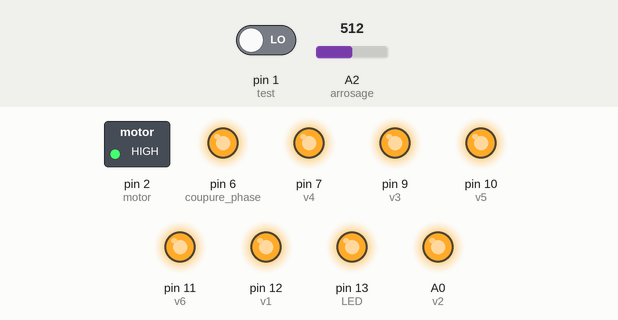
A sketch run on a simulated Arduino Uno, built with avr-gcc and run on an emulated ATmega328P. Shown: switched loads named in the sketch (green lamp = pin HIGH), output pins drawn as LEDs (lit = HIGH). Inputs (shaded band) come from the test bench; at power-on: pin 1 (test) LOW, A2 (arrosage) = 512. The local clock reads 2024-03-15 10:24:30 at power-on unless the sketch sets it.

Above: at 1.2 s.
1.3 s: pin 1 (test) driven HIGH
At 2.4 s:
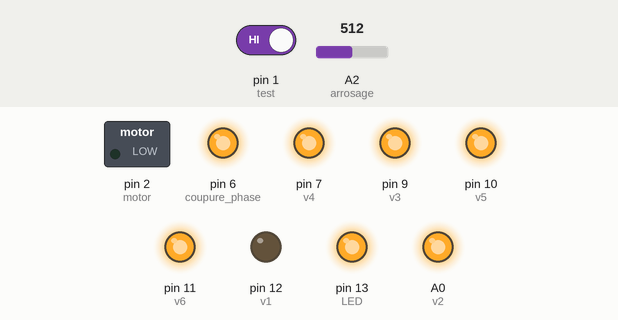
7.3 s: pin 1 (test) driven LOW
At 10.0 s:
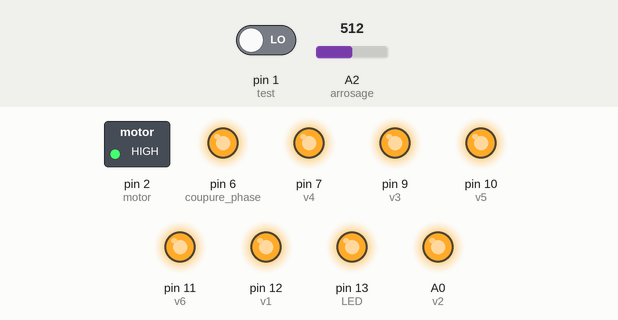
10.3 s: A2 (arrosage) set to 686
11.8 s: A2 (arrosage) set to 708
At 12.8 s:
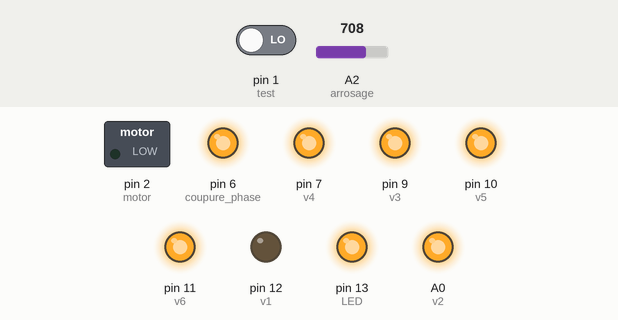
Timing chart, 0 to 14.4 s (numbered marks = the images above; inputs shaded):
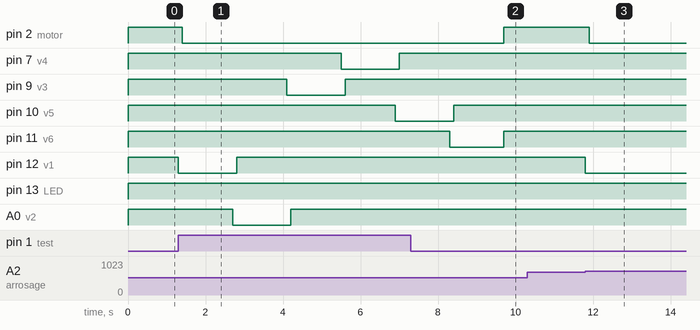

Measured:
- the behaviour switches between 700 and 701 on A2 (arrosage) (found by bisection; images 2 and 3)
- after the input at 1.3 s, pin 2 (motor): HIGH → LOW after 0.10 s; pin 7 (v4): HIGH → LOW after 4.2 s, → HIGH 1.5 s later; pin 9 (v3): HIGH → LOW after 2.8 s, → HIGH 1.5 s later; pin 10 (v5): HIGH → LOW after 5.6 s; pin 12 (v1): HIGH → LOW at once, → HIGH 1.5 s later
- after the input at 7.3 s, pin 2 (motor): goes on until 9.7 s, then stays HIGH; pin 12 (v1): stays HIGH (without the input it goes to LOW after 2.4 s)
- after the input at 10.3 s, every drawn part: stays the same
- after the input at 11.8 s, pin 2 (motor): HIGH → LOW after 0.10 s; pin 12 (v1): HIGH → LOW at once

The sketch:

code_gazon.ino
```cpp
//Code and System developed by Ahmed Yassine HAMMAMI
//Contact by email for more information: ahmed-yassine.hammami@ensta-paris.fr
// Date and time functions using a DS1307 RTC connected via I2C and Wire lib
#include <Wire.h>
#include "RTClib.h"

RTC_DS1307 rtc;

char daysOfTheWeek[7][12] = {"Sunday", "Monday", "Tuesday", "Wednesday", "Thursday", "Friday", "Saturday"};
int v1=12;
int v2=A0;
int v3=9;
int v4=7;
int v5=10;
int v6=11;
int coupure_phase=6;
int motor = 2;
int LED=13;
int test =1 ;
int arrosage=A2;
int delay_arrosage = 3000000 ;
int delay_arrosage_test = 1300;
int heure ;
int minutes ;
int seconde ;
int mois ;
int test_mois=0;
void setup() {

 pinMode(v1,OUTPUT);
 pinMode(v2,OUTPUT);
 pinMode(v3,OUTPUT);
 pinMode(v4,OUTPUT);
 pinMode(v5,OUTPUT);
 pinMode(v6,OUTPUT);
 pinMode(coupure_phase,OUTPUT);
  pinMode(motor,OUTPUT);
 pinMode(LED,OUTPUT);
 pinMode(test,INPUT);
 pinMode(arrosage,INPUT);

 /*analogWrite(v2,1024);
 digitalWrite(LED,HIGH);
 digitalWrite(v1,HIGH);
 digitalWrite(motor,HIGH);
 digitalWrite(v3,HIGH);
 digitalWrite(v4,HIGH);
 digitalWrite(v5,HIGH);
 digitalWrite(v6,HIGH);*/
 digitalWrite(coupure_phase,HIGH);
///////////////////////////////////////////


}


void loop() {

DateTime now = rtc.now();


mois=now.month();
heure=now.hour();
minutes=now.minute();
seconde=now.second();

if (mois==4||mois==5||mois==6||mois==7||mois==8||mois==9||mois==10){
  test_mois=1;
}
if (mois==1||mois==2||mois==3||mois==11||mois==12){
  test_mois=0;
}
/////////////////
digitalWrite(LED,HIGH);
vanne1(0);
vanne2(0);
vanne3(0);
vanne4(0);
vanne5(0);
vanne6(0);
moteur(0);
if ((heure==1 && minutes==15 && seconde==13 && test_mois==1) ||
(heure==1 && minutes==20&& seconde==13 && test_mois==1) || analogRead(arrosage)>700 ){
  vanne1(1);
  delay(100);
  moteur(1);
  delay(delay_arrosage);
  vanne2(1);
  delay(100);
  vanne1(0);
  delay(delay_arrosage);
  vanne3(1);
  delay(100);
  vanne2(0);
  delay(delay_arrosage);
  vanne4(1);
  delay(100);
  vanne3(0);
  delay(delay_arrosage);
  vanne5(1);
  delay(100);
  vanne4(0);
  delay(delay_arrosage);
  vanne6(1);
  delay(100);
  vanne5(0);
  delay(delay_arrosage);
  vanne6(0);
  moteur(0);}


if (digitalRead(test)==HIGH){

  vanne1(1);
  delay(100);
  moteur(1);
  delay(delay_arrosage_test);
  vanne2(1);
  delay(100);
  vanne1(0);
  delay(delay_arrosage_test);
  vanne3(1);
  delay(100);
  vanne2(0);
  delay(delay_arrosage_test);
  vanne4(1);
  delay(100);
  vanne3(0);
  delay(delay_arrosage_test);
  vanne5(1);
  delay(100);
  vanne4(0);
  delay(delay_arrosage_test);
  vanne6(1);
  delay(100);
  vanne5(0);
  delay(delay_arrosage_test);
  vanne6(0);
  moteur(0);

}
}

void vanne1(int i){
  if (i==1){digitalWrite(v1,LOW);}
  if (i==0){digitalWrite(v1,HIGH);}
}
void moteur(int i){
  if (i==1){digitalWrite(motor,LOW);}
  if (i==0){digitalWrite(motor,HIGH);}
}
void vanne3(int i){
  if (i==1){digitalWrite(v3,LOW);}
  if (i==0){digitalWrite(v3,HIGH);}
}
void vanne4(int i){
  if (i==1){digitalWrite(v4,LOW);}
  if (i==0){digitalWrite(v4,HIGH);}
}
void vanne5(int i){
  if (i==1){digitalWrite(v5,LOW);}
  if (i==0){digitalWrite(v5,HIGH);}
}

void vanne6(int i){
  if (i==1){digitalWrite(v6,LOW);}
  if (i==0){digitalWrite(v6,HIGH);}
}
void coupure(int i){
  if (i==1){digitalWrite(coupure_phase,LOW);}
  if (i==0){digitalWrite(coupure_phase,HIGH);}
}
void vanne2(int i){
  if (i==1){analogWrite(v2,0);}
  if (i==0){analogWrite(v2,1024);}
}
```
